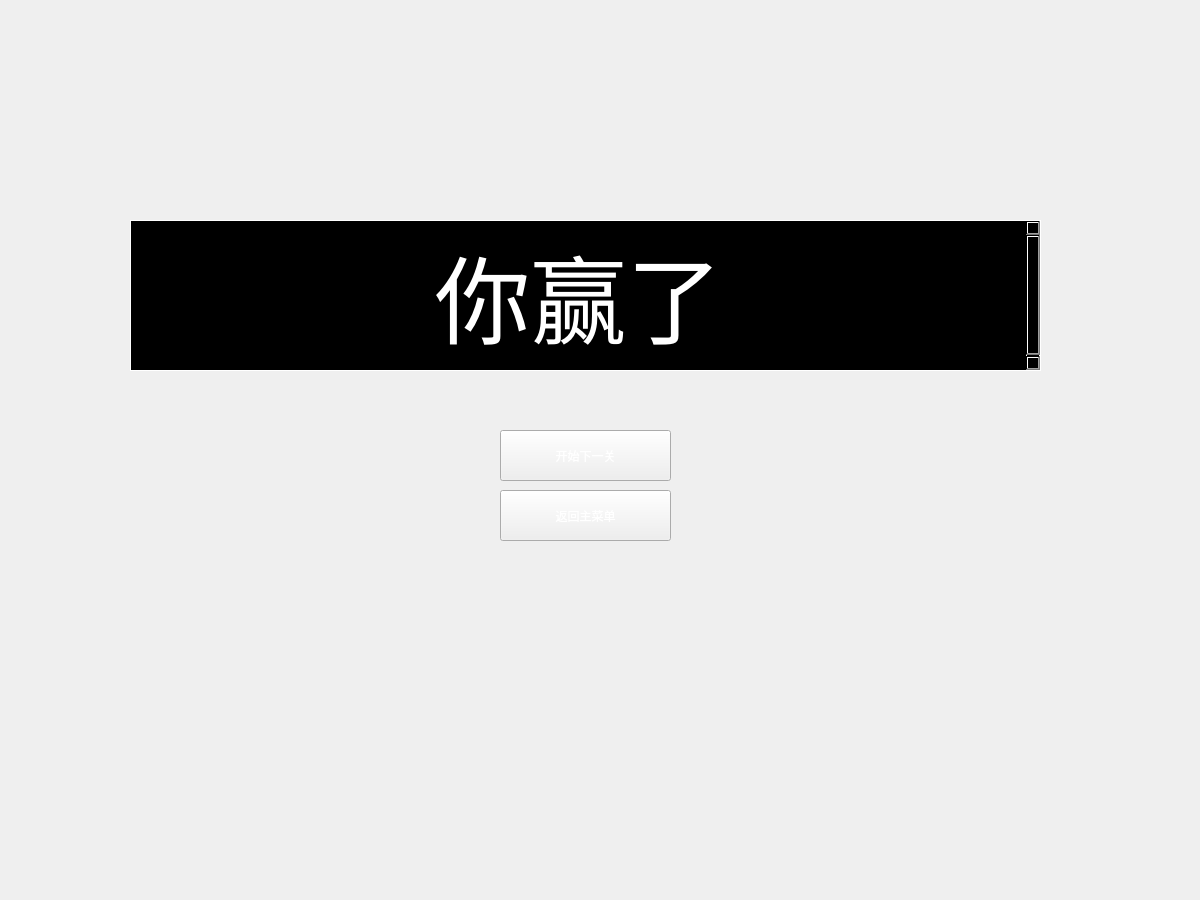
<?xml version="1.0" encoding="UTF-8"?>
<ui version="4.0">
 <class>WinJump</class>
 <widget class="QWidget" name="WinJump">
  <property name="geometry">
   <rect>
    <x>0</x>
    <y>0</y>
    <width>1200</width>
    <height>900</height>
   </rect>
  </property>
  <property name="windowTitle">
   <string>Form</string>
  </property>
  <widget class="QTextBrowser" name="textBrowser">
   <property name="geometry">
    <rect>
     <x>130</x>
     <y>220</y>
     <width>911</width>
     <height>151</height>
    </rect>
   </property>
   <property name="styleSheet">
    <string notr="true">background-color:rgb(0, 0, 0);
border:1px solid #ffffff;</string>
   </property>
   <property name="html">
    <string>&lt;!DOCTYPE HTML PUBLIC &quot;-//W3C//DTD HTML 4.0//EN&quot; &quot;http://www.w3.org/TR/REC-html40/strict.dtd&quot;&gt;
&lt;html&gt;&lt;head&gt;&lt;meta name=&quot;qrichtext&quot; content=&quot;1&quot; /&gt;&lt;style type=&quot;text/css&quot;&gt;
p, li { white-space: pre-wrap; }
&lt;/style&gt;&lt;/head&gt;&lt;body style=&quot; font-family:'SimSun'; font-size:9pt; font-weight:400; font-style:normal;&quot;&gt;
&lt;p align=&quot;center&quot; style=&quot; margin-top:0px; margin-bottom:0px; margin-left:0px; margin-right:0px; -qt-block-indent:0; text-indent:0px;&quot;&gt;&lt;span style=&quot; font-size:72pt; color:#ffffff;&quot;&gt;你赢了&lt;/span&gt;&lt;/p&gt;&lt;/body&gt;&lt;/html&gt;</string>
   </property>
  </widget>
  <widget class="QPushButton" name="pushButton">
   <property name="geometry">
    <rect>
     <x>500</x>
     <y>430</y>
     <width>171</width>
     <height>51</height>
    </rect>
   </property>
   <property name="styleSheet">
    <string notr="true">color: rgb(255, 255, 255);
font: 16pt &quot;黑体&quot;;</string>
   </property>
   <property name="text">
    <string>开始下一关</string>
   </property>
  </widget>
  <widget class="QPushButton" name="pushButton_2">
   <property name="geometry">
    <rect>
     <x>500</x>
     <y>490</y>
     <width>171</width>
     <height>51</height>
    </rect>
   </property>
   <property name="styleSheet">
    <string notr="true">color:rgb(255, 255, 255);
font: 16pt &quot;黑体&quot;;</string>
   </property>
   <property name="text">
    <string>返回主菜单</string>
   </property>
  </widget>
 </widget>
 <resources/>
 <connections/>
</ui>
